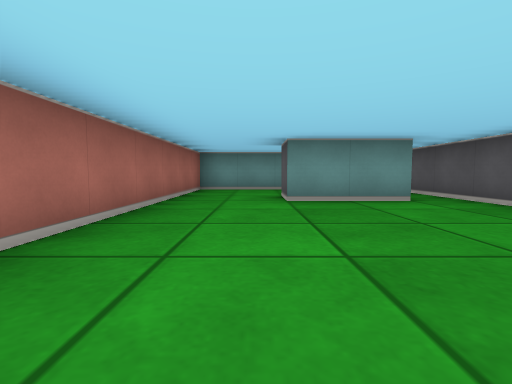
View 1 (above)

12 first-person views from a walk through a cub3D ray-caster map. The camera is about half as high as the walls, tilts 4° down and sees 85° across. The floor is counted in squares. Each view is taken from the middle of a square. On the plan, view 1 faces up. The plan holds only what a view shows up to about 9 squares ahead; the rest is blank.

View 2
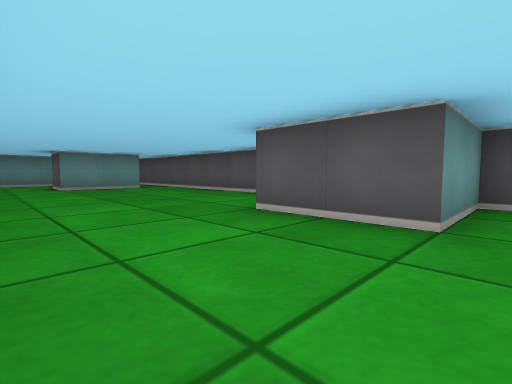

View 3
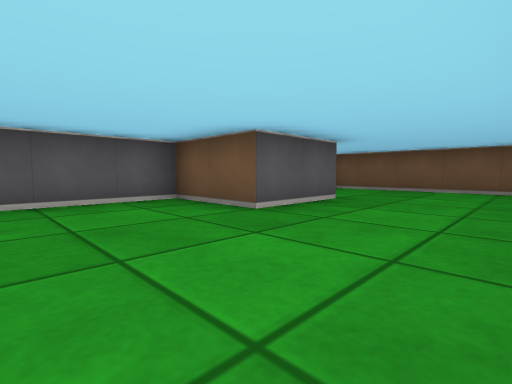

View 4
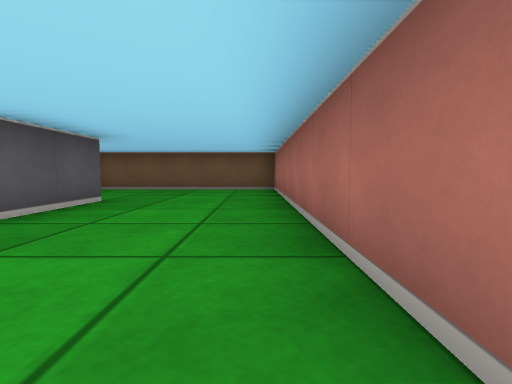

View 5
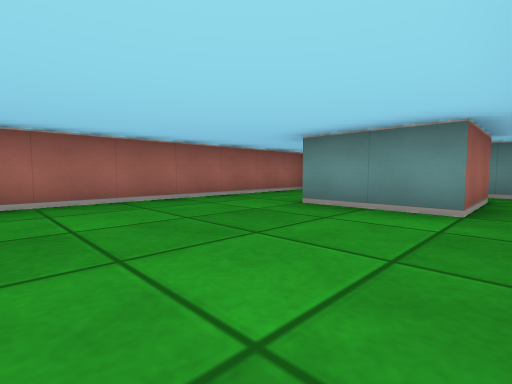

View 6
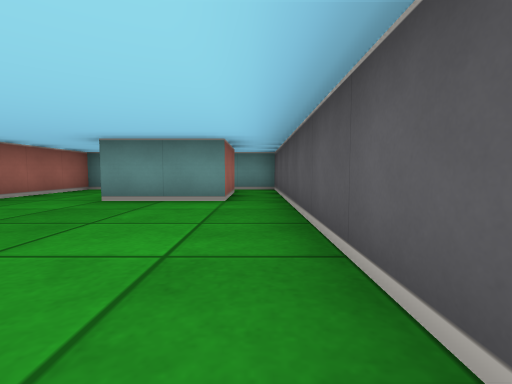

View 7
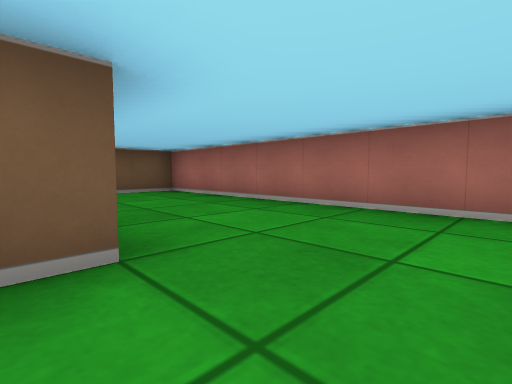

View 8
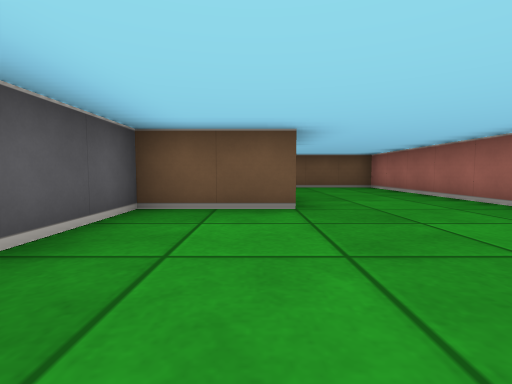

View 9
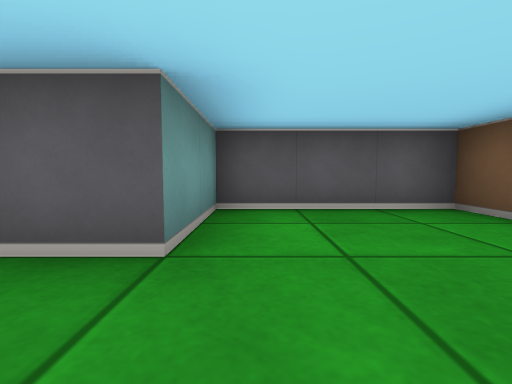

View 10
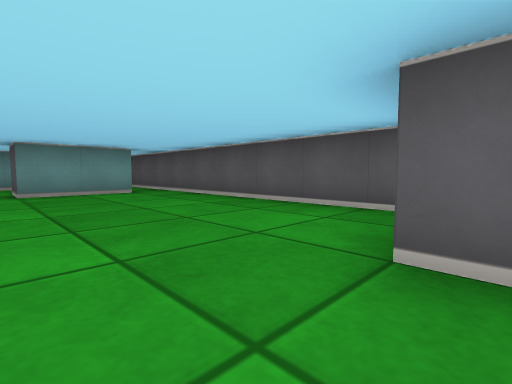

View 11
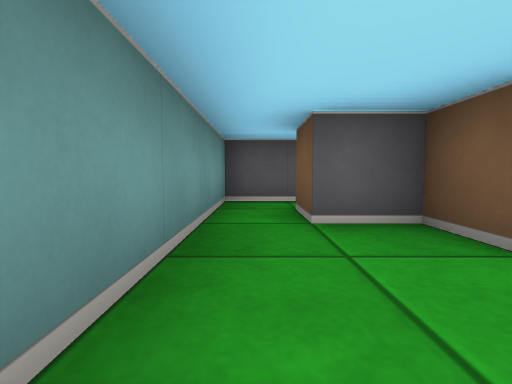

View 12
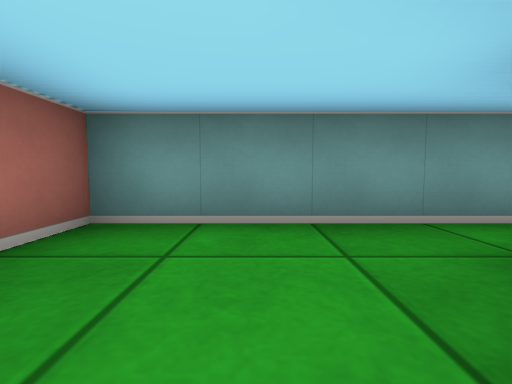

### Floor plan
Points are (right, up) in squares from view 1. A wall is a line through its corners. A room is listed if a view was taken in it or the views show most of it. See-through windows are left out.
Room 1 (views 1, 2, 3, 4, 5, 6, 7, 8, 9, 10, 11, 12)
walls: (1.5, -1.5) (3.5, -1.5) (3.5, 7.5) (-1.5, 7.5) (-1.5, -6.5) (3.5, -6.5) (3.5, -3.5) (1.5, -3.5) (1.5, -1.5); (0.5, 4.5) (0.5, 5.5) (1.5, 5.5) (1.5, 6.5) (2.5, 6.5) (2.5, 4.5) (0.5, 4.5)

Positions as (right, up) in squares from view 1, and headings:
1: (0, 0), facing up
2: (-1, -4), facing up-right
3: (-1, 1), facing down-right
4: (-1, 1), facing down
5: (3, 1), facing up-left
6: (3, 0), facing up
7: (2, 0), facing down-left
8: (2, 2), facing down
9: (0, -4), facing right
10: (0, -2), facing up-right
11: (-1, 7), facing right
12: (0, 5), facing up
